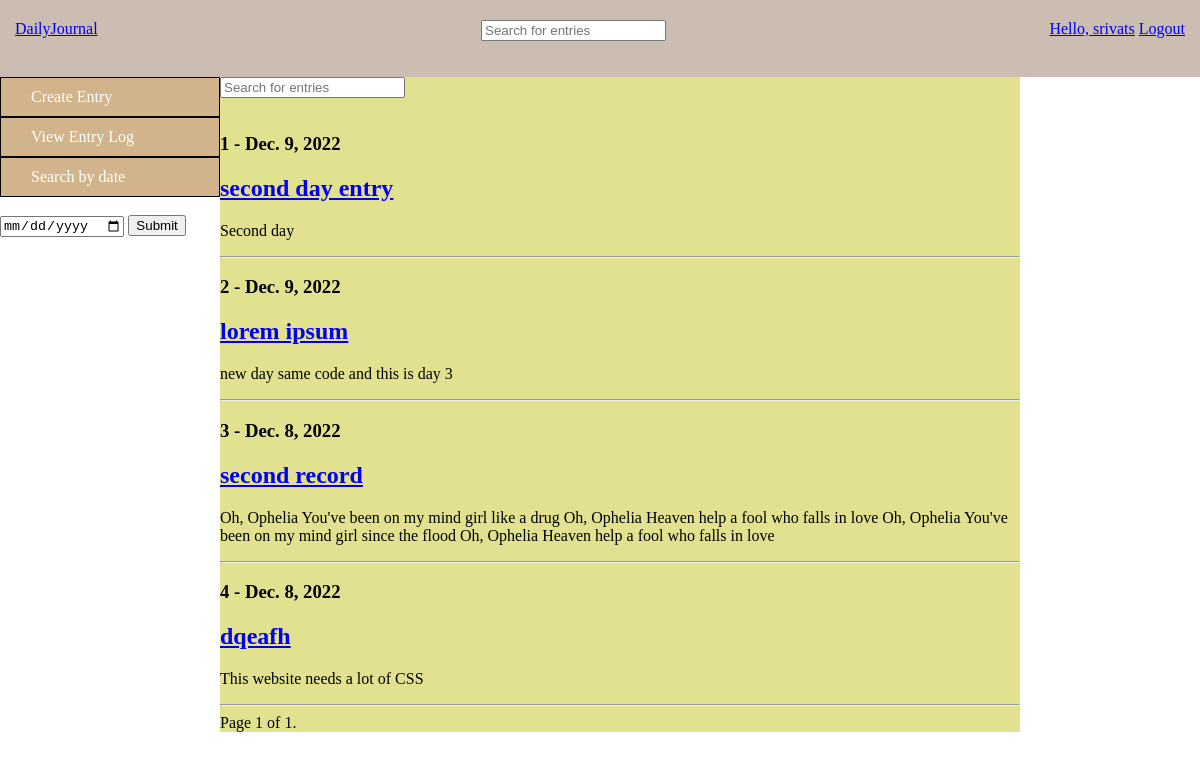
The app's page /entry-log/ (signed in), older data.
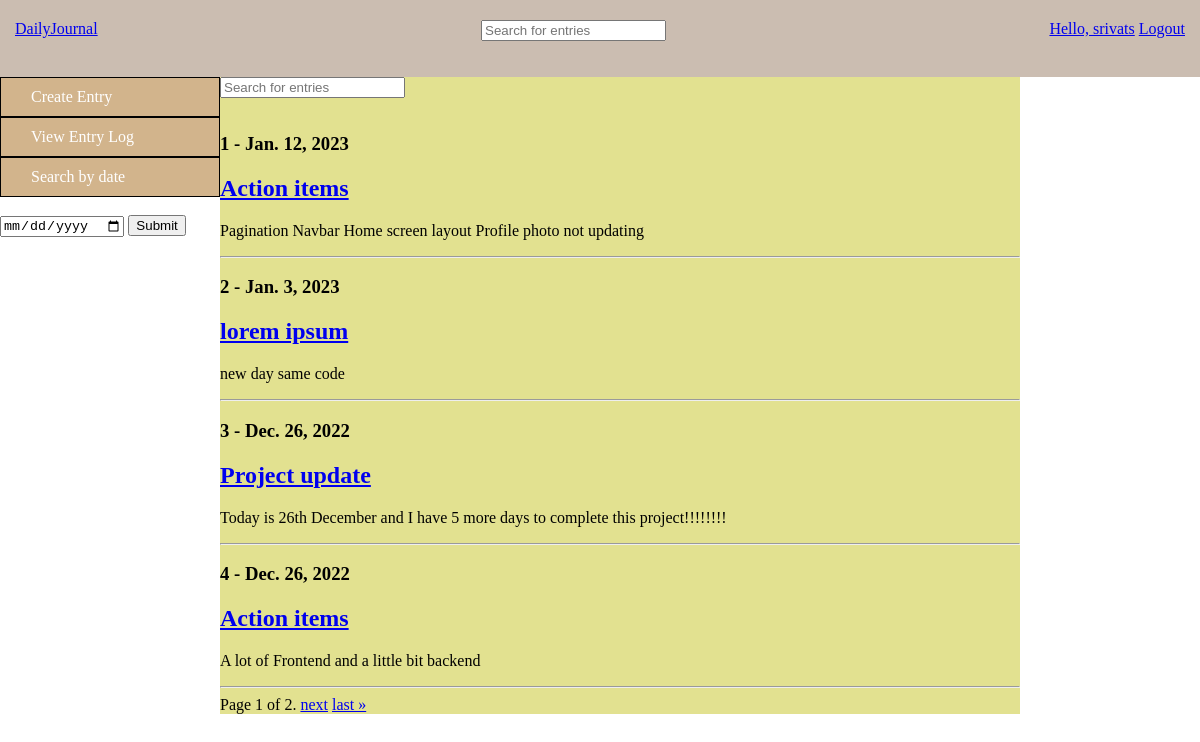
The same page, newer data.
### base/models.py (models this page shows, shortened)
class Entry(models.Model):
    host = models.ForeignKey(User,  on_delete=models.SET_NULL, null=True)
    record = models.TextField( null = False)
    created_at = models.DateField(auto_now_add=True, auto_now=False)
    highlight = models.CharField(max_length = 200)
    class Meta():
        ordering = ['-created_at']

### base/views.py (the view)
# urls.py: path('entry-log/', views.entryLog, name='entry-log'),
@login_required(login_url='login')
def entryLog(request):
    page = 'entry-log'
    if request.user.is_authenticated:
        searched_entries = Entry.objects.filter(host = request.user)
        paginator = Paginator(searched_entries, 4)
        page_number = request.GET.get('page')
        page_obj = paginator.get_page(page_number)
        if request.method=='POST':
            searched = request.POST['searched']
            searched_entries = searched_entries.filter(Q(record__contains=searched)| Q(highlight__contains=searched))
            paginator = Paginator(searched_entries, 4)
            page_number = request.GET.get('page')
            page_obj = paginator.get_page(page_number)
            context={'page_obj':page_obj, 'searched':searched,'page':page}
        else:
            context={'searched_entries':searched_entries,'page':page, 'page_obj':page_obj}
        return render(request, 'base/home.html',context=context)
    else:
        return render(request, 'base/home.html')

### base/templates/base/home.html (shortened to what this page needs)
{% extends 'main.html' %}
{% block content %}
{% if user.is_authenticated %}
<div class="container">
    <div class="header-bar">
        <a href="{% url 'create-entry' %}">Create Entry</a>
        <a href="{% url 'entry-log' %}">View Entry Log</a>
        <a href="#">Search by date</a><br>
        <form action="" method="POST" id="cal-seacrh">
            <input type="date" name="pickdate" max={{today}} >
            <input type="submit">
        </form>
    </div>
            <div class="content-mid">
                {% if page == 'entry-log' %}
                <div class="search-items">
                    <form action="" method="POST" id="text-search">
                     <input type="text" name="searched" placeholder = "Search for entries" />
                    </form>
                </div>
                {% include 'base/entry_log.html' %}
                {% elif searched %}
                {% include 'base/entry_log.html' %}
                {% elif page == 'create-entry' %}
                {% include 'base/create-entry.html' %}
                {% elif page == 'calendar' %}
                {% include 'base/calendar_module.html' %}
                {% elif page == 'update-entry' %}
                {% include 'base/update_entry.html' %}
                {% else %}
                <div class="diary-name">
                    {{ request.user.username }}'s Diary
                </div>
                {% endif %}
            </div>
    {% else %}
            {% include 'base/intro-content.html' %}
{% endif %}
</div>
{% endblock %}

### base/templates/base/entry_log.html (shortened to what this page needs)
{% block content %}
{% for record in page_obj %}
    <h3>{{forloop.counter}} - {{record.created_at}}</h3>
    <h2><a href="{% url 'update-entry' record.id %}">{{record.highlight}}</a></h2>
    <p>{{record.record}}</p>
    <hr>
{% endfor %}
<div class="pagination">
    <span class="step-links">
        <span class="current">
            Page {{ page_obj.number }} of {{ page_obj.paginator.num_pages }}.
        </span>
        {% if page_obj.has_next %}
            <a href="?page={{ page_obj.next_page_number }}">next</a>
            <a href="?page={{ page_obj.paginator.num_pages }}">last &raquo;</a>
        {% endif %}
    </span>
</div>
{% endblock %}

Row changes from the older to the newer data that the page shows:
removed Entry: created_at "Dec. 9, 2022", highlight "second day entry", record "Second day"
no longer on this page (row edited): Entry: created_at "Dec. 8, 2022", highlight "second record", record "Oh, Ophelia You've been on my mind girl like a drug Oh, Ophelia Heaven help a fool who falls in love Oh, Ophelia You've been on my mind girl since the flood Oh, Ophelia Heaven help a fool who falls in love"
removed Entry: created_at "Dec. 8, 2022", highlight "dqeafh", record "This website needs a lot of CSS"
now on this page (row edited): Entry: created_at "Jan. 12, 2023", highlight "Action items", record "Pagination Navbar Home screen layout Profile photo not updating"
changed Entry "lorem ipsum": created_at "Dec. 9, 2022" → "Jan. 3, 2023"; record "new day same code and this is day 3" → "new day same code"
added Entry: created_at "Dec. 26, 2022", highlight "Project update", record "Today is 26th December and I have 5 more days to complete this project!!!!!!!!"
added Entry: created_at "Dec. 26, 2022", highlight "Action items", record "A lot of Frontend and a little bit backend"
Text that changed along with them:
{{ page_obj.paginator.num_pages }}: "1" → "2"
text now shown: "next last »"
